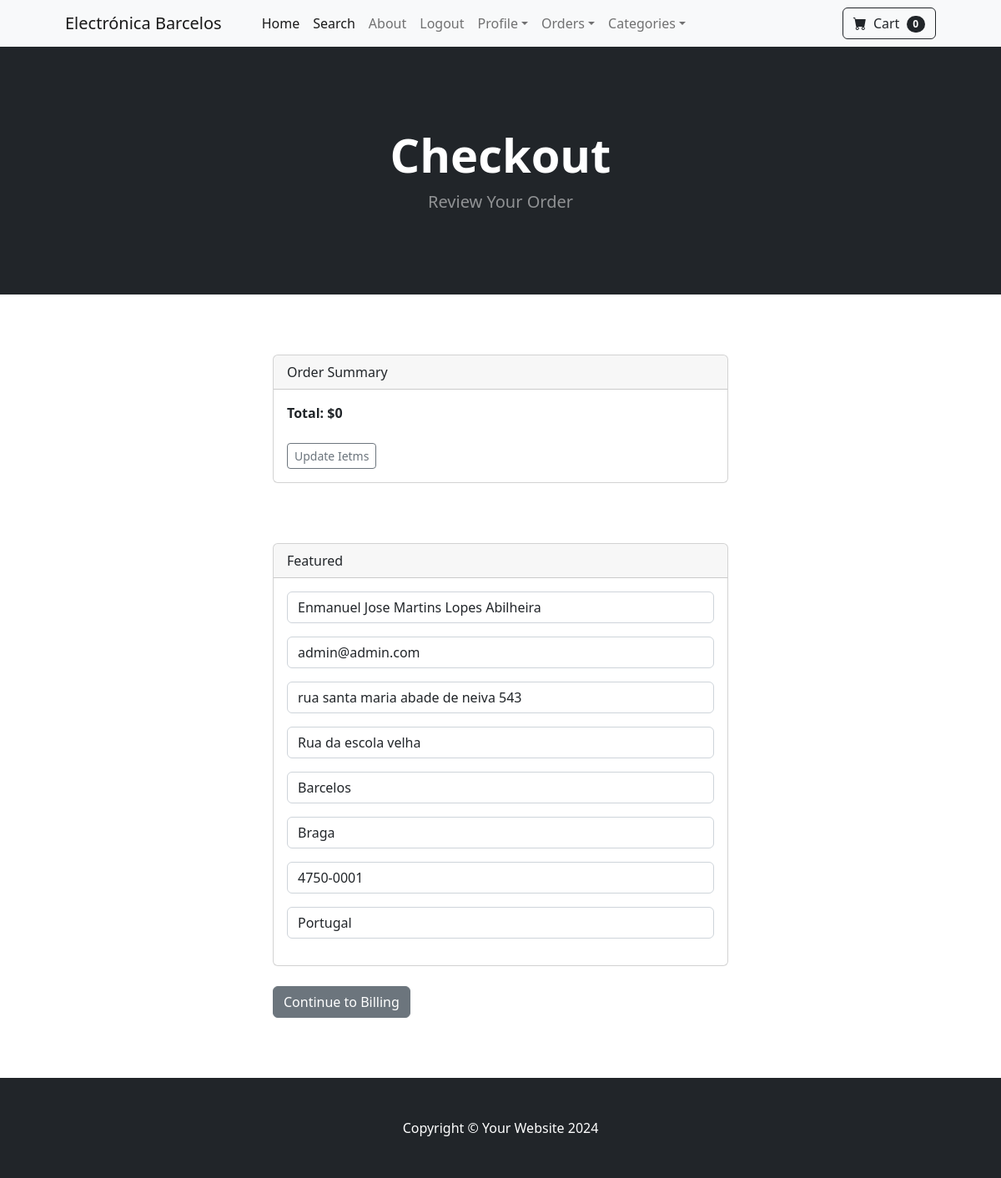
The app's page /payment/checkout (signed in) with its own data.
### payment/models.py (models this page shows, shortened)
class ShippingAddress(models.Model):
    user = models.ForeignKey(User, on_delete=models.CASCADE, null=True, blank=True)
    shipping_full_name = models.CharField(max_length=255)
    shipping_email = models.CharField(max_length=255)
    shipping_address1 = models.CharField(max_length=255)
    shipping_address2 = models.CharField(max_length=255, null=True, blank=True)
    shipping_city = models.CharField(max_length=255)
    shipping_state = models.CharField(max_length=255, null=True, blank=True)
    shipping_zipcode = models.CharField(max_length=255, null=True, blank=True)
    shipping_country = models.CharField(max_length=255)
    class Meta:
        verbose_name_plural = "Shipping Address"

### payment/views.py (the view)
# urls.py: path('checkout', views.checkout, name='checkout' ),
def checkout(request):
    cart = Cart(request)
    cart_products = cart.get_prods
    quantities = cart.get_quants
    totals = cart.cart_total()
    if request.user.is_authenticated:
        shipping_user = ShippingAddress.objects.get(user__id=request.user.id)
        shipping_form = ShippingForm(request.POST or None, instance=shipping_user)
        return render(request, "payment/checkout.html", {"cart_products": cart_products, 'quantities':quantities, 'totals': totals, "shipping_form":shipping_form})
    else:
        shipping_form = ShippingForm(request.POST or None)
        return render(request, "payment/checkout.html", {"cart_products": cart_products, 'quantities':quantities, 'totals': totals, "shipping_form":shipping_form})

### cart/cart.py (called while the page is built, shortened)
    def cart_total(self):
        product_ids = self.cart.keys()
        products = Product.objects.filter(id__in=product_ids)
        quantities = self.cart
        total = 0
        return total

    def __len__(self):
        return len(self.cart)

    def get_prods(self):
        product_ids = self.cart.keys()
        products = Product.objects.filter(id__in= product_ids)
        return products

### cart/context_processors.py (called while the page is built)
def cart(request):
    return {'cart': Cart(request)}

### payment/templates/payment/checkout.html (shortened to what this page needs)
{% extends 'base.html' %}
{% block content %}
        <header class="bg-dark py-5">
            <div class="container px-4 px-lg-5 my-5">
                <div class="text-center text-white">
                    <h1 class="display-4 fw-bolder">Checkout</h1>
                    <p class="lead fw-normal text-white-50 mb-0">Review Your Order</p>
                </div>
            </div>
        </header>
        <br><br><br>
        <div class="container">
            <div class="row">
                <div class="col-md-6 offset-md-3">
                    <div class="card">
                        <div class="card-header">
                            Order Summary
                        </div>
                        <div class="card-body">
                            <strong> Total: ${{ totals }}</strong>
                            <br><br>
                            <a href="{% url 'cart_summary' %}" class="btn btn-sm btn-outline-secondary">Update Ietms</a>
                        </div>
                    </div>
                    <br><br><br>
                    <div class="card">
                        <div class="card-header">
                            Featured
                        </div>
                        <div class="card-body">
                           {{shipping_form.as_p}}
                        </div>
                    </div>
                    <br>
                    <a href="" class="btn btn-secondary">Continue to Billing </a>
                    <br><br><br><br>
                </div>
            </div>
        </div>
{% endblock  %}

### records on screen
ShippingAddress: shipping_full_name "Enmanuel Jose Martins Lopes Abilheira", shipping_email "admin@admin.com", shipping_address1 "rua santa maria abade de neiva 543", shipping_address2 "Rua da escola velha", shipping_city "Barcelos", shipping_state "Braga", shipping_zipcode "4750-0001", shipping_country "Portugal"

### other values on screen
{{ cart|length }} "0"
{{ totals }} "0"
